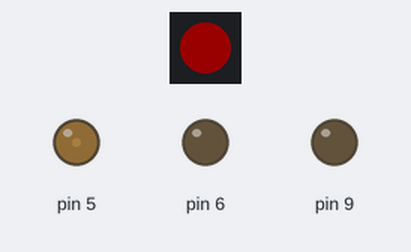
The sketch below on a simulated Arduino Uno, built with avr-gcc and run on an emulated ATmega328P. Shown: 1 RGB LEDs in strip order, left to right, output pins drawn as LEDs (lit = HIGH). Dim RGB values are drawn brighter than linear; the strip is taken to match the declared colour order.

Above: at 0.05 s.
At 1.5 s:
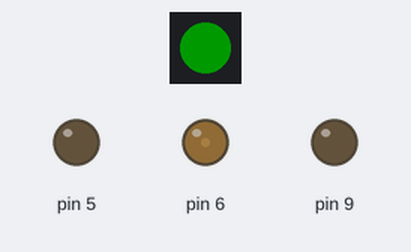
At 2.95 s:
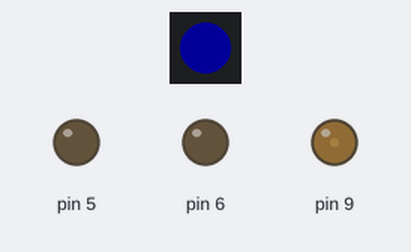
Timing chart, 0 to 6.9 s (numbered marks = the images above):
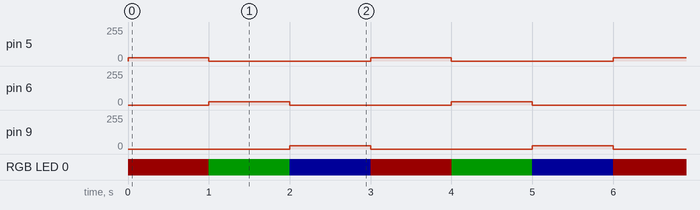

Measured:
- by itself, pin 5, pin 6, pin 9: alternates 25/255 for 1.0 s and 0/255 for 2.0 s
- by itself, RGB LED 0: repeats every 3.0 s: RGB(0, 25, 0) 1.0 s, RGB(0, 0, 25) 1.0 s, RGB(25, 0, 0) 1.0 s

The sketch:

ControlLEDRGB.ino
```cpp
#include <Adafruit_NeoPixel.h>
#ifdef __AVR__
  #include <avr/power.h>
#endif

#define PIN            3

#define NUMPIXELS      1

Adafruit_NeoPixel pixels =
  Adafruit_NeoPixel(
    NUMPIXELS,
    PIN,
    NEO_RGB + NEO_KHZ800);


void setup() {
  pinMode(5, OUTPUT);
  pinMode(6, OUTPUT);
  pinMode(9, OUTPUT);

  pixels.begin();
}

void setColorPWM(int r,int g, int b) {
  analogWrite(5, r);
  analogWrite(6, g);
  analogWrite(9, b);
}

void loop() {
  setColorPWM(25, 0, 0);
  pixels.setPixelColor(0, pixels.Color(25, 0, 0));
  pixels.show();
  delay(1000);
  setColorPWM(0, 25, 0);
  pixels.setPixelColor(0, pixels.Color(0, 25, 0));
  pixels.show();
  delay(1000);
  setColorPWM(0, 0, 25);
  pixels.setPixelColor(0, pixels.Color(0, 0, 25));
  pixels.show();
  delay(1000);
}
```
